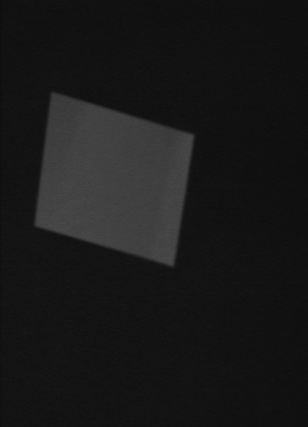
#> input picture objet.jpg, 308 x 427 px
$ python Multimedia-TP4.py
#> lines starting #> are read from the running program, lines starting #| are printed output that depends on the picture; long printed decimals are rounded
import cv2
import numpy as np

# Lire l'image 'objet.jpg'
image = cv2.imread('objet.jpg')
#> image is the input picture: shape (427, 308, 3); min 12, max 74, mean 25

# Vérifier si l'image a été chargée
if image is None:
    print("Erreur : Impossible de charger l'image.")
else:
    # Convertir l'image en niveaux de gris
    gray_image = cv2.cvtColor(image, cv2.COLOR_BGR2GRAY)

    # Dimensions de l'image
    height, width = gray_image.shape
#> height = 427; width = 308

    # Créer une copie de l'image originale pour la modification
    modified_image = image.copy()

    #threshold_sombre = 30
    threshold_sombre = np.mean(gray_image)# calcule la moyenne de liminositer sur la totaliter de tt les pixel
#> threshold_sombre = 24.96
    print(threshold_sombre)
#| 24.961

    non_blue_pixel_count = 0

    for i in range(height):
        for j in range(width):
            if gray_image[i, j] < threshold_sombre:
                modified_image[i, j] = [255, 0, 0]
            else :
                  modified_image[i, j] = [0,0, 255]
                  non_blue_pixel_count += 1
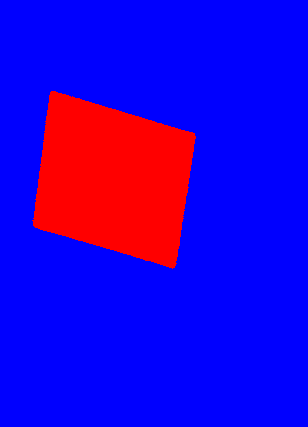
#> modified_image: shape (427, 308, 3); mean B, G, R 215.3, 0, 39.7
#> after the loop, non_blue_pixel_count = 20498


    print(f"Nombre de pixels non bleus : {non_blue_pixel_count}")
#| Nombre de pixels non bleus : 20498

    # Afficher l'image modifiée
    cv2.imshow('Image Modifiée', modified_image)

    # Attendre que l'utilisateur appuie sur une touche pour fermer les fenêtres
    cv2.waitKey(0)
    cv2.destroyAllWindows()
